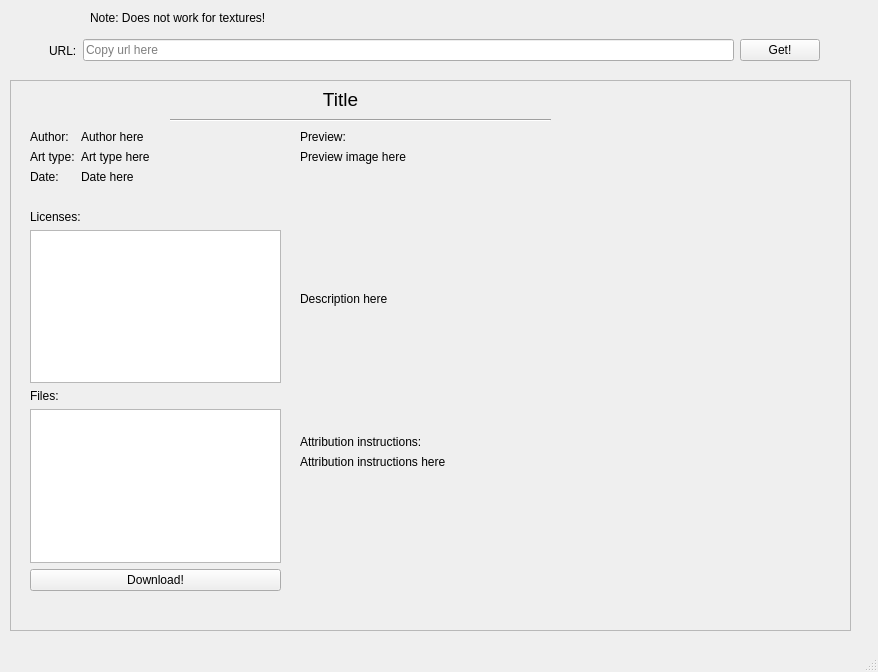
<?xml version="1.0" encoding="UTF-8"?>
<ui version="4.0">
 <class>MainWindow</class>
 <widget class="QMainWindow" name="MainWindow">
  <property name="geometry">
   <rect>
    <x>0</x>
    <y>0</y>
    <width>878</width>
    <height>672</height>
   </rect>
  </property>
  <property name="windowTitle">
   <string>OGA Downloader</string>
  </property>
  <property name="tabShape">
   <enum>QTabWidget::Rounded</enum>
  </property>
  <widget class="QWidget" name="centralwidget">
   <widget class="QLabel" name="lbl_note">
    <property name="geometry">
     <rect>
      <x>90</x>
      <y>10</y>
      <width>331</width>
      <height>16</height>
     </rect>
    </property>
    <property name="text">
     <string>Note: Does not work for textures!</string>
    </property>
   </widget>
   <widget class="QFrame" name="frame_content">
    <property name="geometry">
     <rect>
      <x>10</x>
      <y>80</y>
      <width>841</width>
      <height>551</height>
     </rect>
    </property>
    <property name="frameShape">
     <enum>QFrame::StyledPanel</enum>
    </property>
    <property name="frameShadow">
     <enum>QFrame::Raised</enum>
    </property>
    <widget class="QLabel" name="lbl_title">
     <property name="geometry">
      <rect>
       <x>20</x>
       <y>9</y>
       <width>621</width>
       <height>21</height>
      </rect>
     </property>
     <property name="sizePolicy">
      <sizepolicy hsizetype="Preferred" vsizetype="Preferred">
       <horstretch>0</horstretch>
       <verstretch>0</verstretch>
      </sizepolicy>
     </property>
     <property name="font">
      <font>
       <pointsize>14</pointsize>
       <underline>false</underline>
      </font>
     </property>
     <property name="text">
      <string>Title</string>
     </property>
     <property name="textFormat">
      <enum>Qt::PlainText</enum>
     </property>
     <property name="scaledContents">
      <bool>false</bool>
     </property>
     <property name="alignment">
      <set>Qt::AlignCenter</set>
     </property>
    </widget>
    <widget class="QWidget" name="formLayoutWidget">
     <property name="geometry">
      <rect>
       <x>20</x>
       <y>50</y>
       <width>251</width>
       <height>70</height>
      </rect>
     </property>
     <layout class="QFormLayout" name="formLayout">
      <property name="fieldGrowthPolicy">
       <enum>QFormLayout::ExpandingFieldsGrow</enum>
      </property>
      <item row="0" column="1">
       <widget class="QLabel" name="lbl_author">
        <property name="text">
         <string>Author here</string>
        </property>
       </widget>
      </item>
      <item row="1" column="0">
       <widget class="QLabel" name="lbl_static_type">
        <property name="text">
         <string>Art type:</string>
        </property>
       </widget>
      </item>
      <item row="1" column="1">
       <widget class="QLabel" name="lbl_art_type">
        <property name="text">
         <string>Art type here</string>
        </property>
       </widget>
      </item>
      <item row="2" column="0">
       <widget class="QLabel" name="lbl_static_date">
        <property name="text">
         <string>Date:</string>
        </property>
       </widget>
      </item>
      <item row="2" column="1">
       <widget class="QLabel" name="lbl_date">
        <property name="text">
         <string>Date here</string>
        </property>
       </widget>
      </item>
      <item row="0" column="0">
       <widget class="QLabel" name="lbl_static_author">
        <property name="text">
         <string>Author:</string>
        </property>
       </widget>
      </item>
     </layout>
    </widget>
    <widget class="QWidget" name="verticalLayoutWidget">
     <property name="geometry">
      <rect>
       <x>290</x>
       <y>50</y>
       <width>351</width>
       <height>461</height>
      </rect>
     </property>
     <layout class="QVBoxLayout" name="verticalLayout">
      <property name="sizeConstraint">
       <enum>QLayout::SetDefaultConstraint</enum>
      </property>
      <item>
       <widget class="QLabel" name="lbl_static_preview">
        <property name="sizePolicy">
         <sizepolicy hsizetype="Preferred" vsizetype="Fixed">
          <horstretch>0</horstretch>
          <verstretch>0</verstretch>
         </sizepolicy>
        </property>
        <property name="text">
         <string>Preview:</string>
        </property>
        <property name="alignment">
         <set>Qt::AlignLeading|Qt::AlignLeft|Qt::AlignTop</set>
        </property>
       </widget>
      </item>
      <item>
       <widget class="QLabel" name="lbl_preview_img">
        <property name="text">
         <string>Preview image here</string>
        </property>
        <property name="alignment">
         <set>Qt::AlignLeading|Qt::AlignLeft|Qt::AlignTop</set>
        </property>
       </widget>
      </item>
      <item>
       <widget class="QLabel" name="lbl_description">
        <property name="sizePolicy">
         <sizepolicy hsizetype="Preferred" vsizetype="Preferred">
          <horstretch>0</horstretch>
          <verstretch>0</verstretch>
         </sizepolicy>
        </property>
        <property name="text">
         <string>Description here</string>
        </property>
        <property name="alignment">
         <set>Qt::AlignLeading|Qt::AlignLeft|Qt::AlignTop</set>
        </property>
        <property name="wordWrap">
         <bool>true</bool>
        </property>
       </widget>
      </item>
      <item>
       <widget class="QLabel" name="lbl_static_attribution">
        <property name="sizePolicy">
         <sizepolicy hsizetype="Preferred" vsizetype="Fixed">
          <horstretch>0</horstretch>
          <verstretch>0</verstretch>
         </sizepolicy>
        </property>
        <property name="text">
         <string>Attribution instructions:</string>
        </property>
        <property name="alignment">
         <set>Qt::AlignLeading|Qt::AlignLeft|Qt::AlignTop</set>
        </property>
        <property name="wordWrap">
         <bool>false</bool>
        </property>
       </widget>
      </item>
      <item>
       <widget class="QLabel" name="lbl_attribution">
        <property name="text">
         <string>Attribution instructions here</string>
        </property>
        <property name="alignment">
         <set>Qt::AlignLeading|Qt::AlignLeft|Qt::AlignTop</set>
        </property>
        <property name="wordWrap">
         <bool>true</bool>
        </property>
       </widget>
      </item>
     </layout>
    </widget>
    <widget class="Line" name="line">
     <property name="geometry">
      <rect>
       <x>160</x>
       <y>30</y>
       <width>381</width>
       <height>20</height>
      </rect>
     </property>
     <property name="orientation">
      <enum>Qt::Horizontal</enum>
     </property>
    </widget>
    <widget class="QWidget" name="verticalLayoutWidget_2">
     <property name="geometry">
      <rect>
       <x>20</x>
       <y>130</y>
       <width>251</width>
       <height>381</height>
      </rect>
     </property>
     <layout class="QVBoxLayout" name="verticalLayout_2">
      <item>
       <widget class="QLabel" name="lbl_static_licenses">
        <property name="text">
         <string>Licenses:</string>
        </property>
       </widget>
      </item>
      <item>
       <widget class="QListWidget" name="list_licenses">
        <property name="selectionMode">
         <enum>QAbstractItemView::NoSelection</enum>
        </property>
        <property name="resizeMode">
         <enum>QListView::Adjust</enum>
        </property>
       </widget>
      </item>
      <item>
       <widget class="QLabel" name="lbl_static_files">
        <property name="text">
         <string>Files:</string>
        </property>
       </widget>
      </item>
      <item>
       <widget class="QListWidget" name="list_files">
        <property name="selectionMode">
         <enum>QAbstractItemView::MultiSelection</enum>
        </property>
       </widget>
      </item>
      <item>
       <widget class="QPushButton" name="btn_download">
        <property name="text">
         <string>Download!</string>
        </property>
       </widget>
      </item>
     </layout>
    </widget>
   </widget>
   <widget class="QWidget" name="horizontalLayoutWidget">
    <property name="geometry">
     <rect>
      <x>49</x>
      <y>30</y>
      <width>771</width>
      <height>41</height>
     </rect>
    </property>
    <layout class="QHBoxLayout" name="horizontalLayout">
     <item>
      <widget class="QLabel" name="lbl_link_here">
       <property name="text">
        <string>URL:</string>
       </property>
      </widget>
     </item>
     <item>
      <widget class="QLineEdit" name="linein_url">
       <property name="maxLength">
        <number>1000</number>
       </property>
       <property name="placeholderText">
        <string>Copy url here</string>
       </property>
      </widget>
     </item>
     <item>
      <widget class="QPushButton" name="btn_get">
       <property name="text">
        <string>Get!</string>
       </property>
      </widget>
     </item>
    </layout>
   </widget>
  </widget>
  <widget class="QMenuBar" name="menubar">
   <property name="geometry">
    <rect>
     <x>0</x>
     <y>0</y>
     <width>878</width>
     <height>20</height>
    </rect>
   </property>
  </widget>
  <widget class="QStatusBar" name="statusbar"/>
 </widget>
 <resources/>
 <connections/>
</ui>
